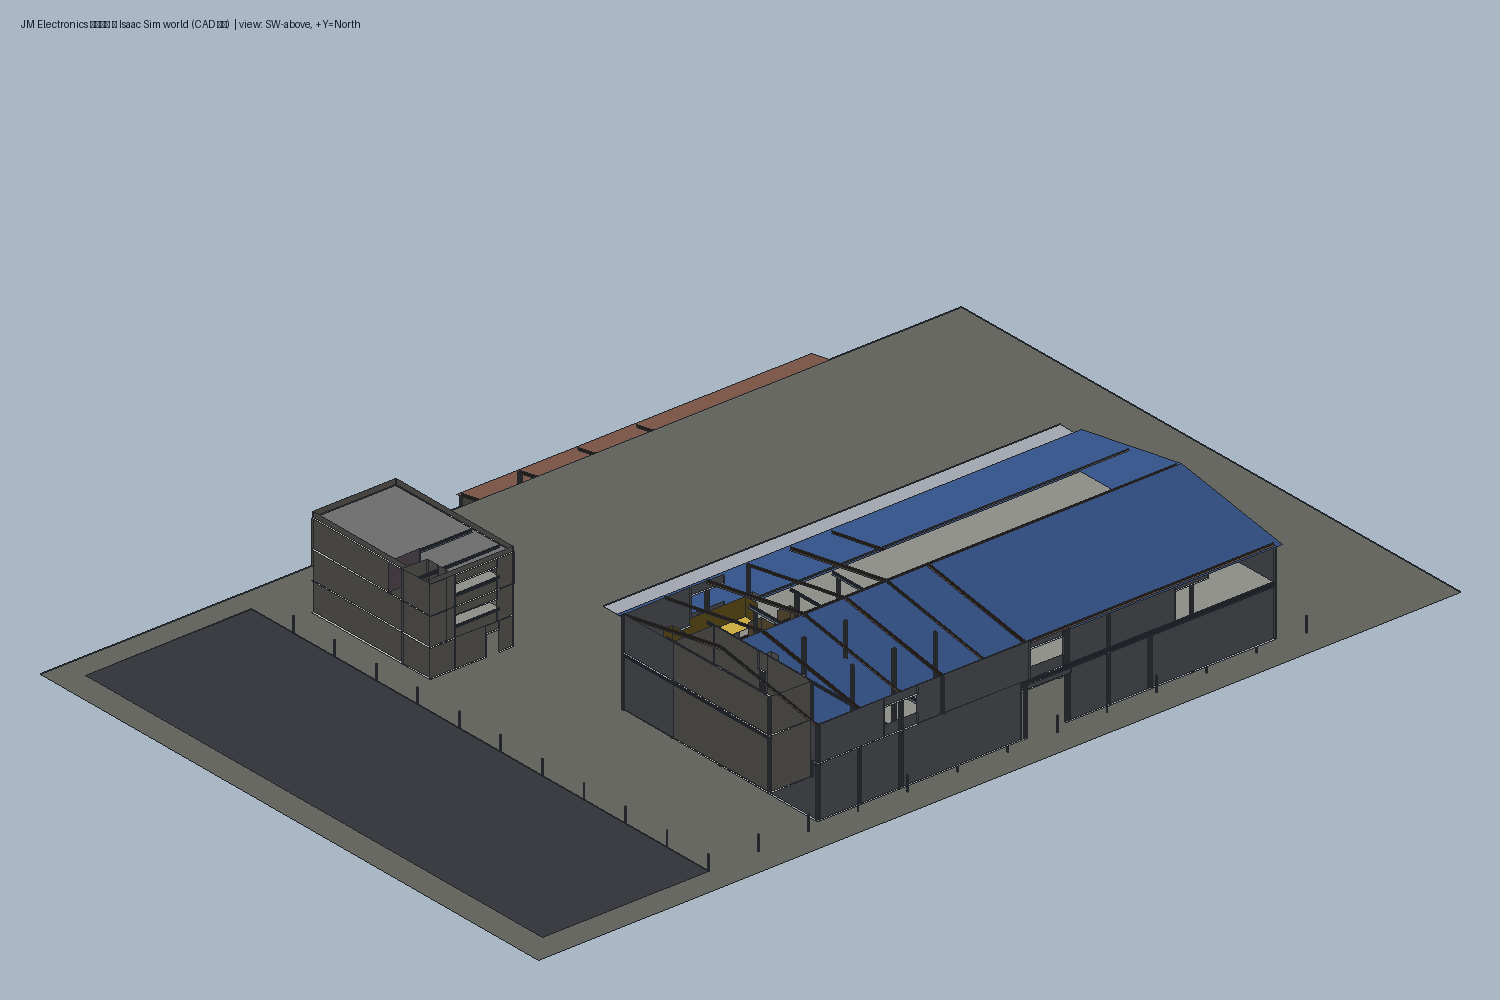

Write the Python code that produced this figure.
#!/usr/bin/env python3
# -*- coding: utf-8 -*-
"""render_iso.py — world_geometry 를 PIL 만으로 3D 음영(축측투영) 렌더 (GPU/USD 불필요)."""
import math
from PIL import Image, ImageDraw
from world_geometry import build_scene, box_corners, SITE

# ----- 카메라(직교 축측투영) : 남서-상공에서 북동-하향 응시 -----
def normalize(v):
    n = math.sqrt(sum(c * c for c in v)) or 1.0
    return tuple(c / n for c in v)

def cross(a, b):
    return (a[1]*b[2]-a[2]*b[1], a[2]*b[0]-a[0]*b[2], a[0]*b[1]-a[1]*b[0])

def dot(a, b):
    return sum(x*y for x, y in zip(a, b))

D = normalize((1.0, 1.2, -0.85))      # 시선 방향(카메라→씬)
U = normalize(cross(D, (0, 0, 1)))    # 화면 오른쪽
V = normalize(cross(U, D))            # 화면 위
LIGHT = normalize((-0.45, -0.35, -0.82))  # 햇빛 방향

BOX_FACES = [(0,1,2,3),(4,7,6,5),(0,4,5,1),(1,5,6,2),(2,6,7,3),(3,7,4,0)]

def face_normal(pts):
    nx=ny=nz=0.0
    n=len(pts)
    for i in range(n):
        x0,y0,z0=pts[i]; x1,y1,z1=pts[(i+1)%n]
        nx+=(y0-y1)*(z0+z1); ny+=(z0-z1)*(x0+x1); nz+=(x0-x1)*(y0+y1)
    return normalize((nx,ny,nz))

def render(path, W=1500, H=1000):
    parts = build_scene()
    faces = []   # (depth, screen_pts, fill)
    for p in parts:
        col = p["color"]
        if p["type"] == "box":
            verts=box_corners(p)
            polys=[[verts[i] for i in f] for f in BOX_FACES]
        else:
            polys=[[p["points"][i] for i in f] for f in p["faces"]]
        for poly in polys:
            nrm=face_normal(poly)
            if dot(nrm, D) > -0.02:    # 카메라 반대 향한 면 제거(후면 컬링)
                continue
            shade=0.32 + 0.68*max(0.0, dot(nrm, [-l for l in LIGHT]))
            fill=tuple(min(255,int(c*255*shade)) for c in col)
            spts=[(dot(v,U), dot(v,V)) for v in poly]
            depth=sum(dot(v,D) for v in poly)/len(poly)
            faces.append((depth, spts, fill))
    # 후→전 정렬(painter's): depth 큰(=먼) 것 먼저
    faces.sort(key=lambda f:-f[0])
    # 화면 스케일/오프셋
    allx=[x for _,sp,_ in faces for x,_ in sp]; ally=[y for _,sp,_ in faces for _,y in sp]
    minx,maxx=min(allx),max(allx); miny,maxy=min(ally),max(ally)
    pad=40
    sc=min((W-2*pad)/(maxx-minx),(H-2*pad)/(maxy-miny))
    def px(s):
        x,y=s
        return (pad+(x-minx)*sc, H-pad-(y-miny)*sc)
    img=Image.new("RGB",(W,H),(170,183,196))
    dr=ImageDraw.Draw(img,"RGBA")
    for _,sp,fill in faces:
        dr.polygon([px(s) for s in sp], fill=fill, outline=(35,38,42))
    dr.text((20,18),"JM Electronics 시화공장 — Isaac Sim world (CAD 기반)  | view: SW-above, +Y=North",
            fill=(15,25,40))
    img.save(path)
    print("saved", path, img.size, " faces:", len(faces))

if __name__ == "__main__":
    render(r"C:\issac sim test\render_iso.png")
